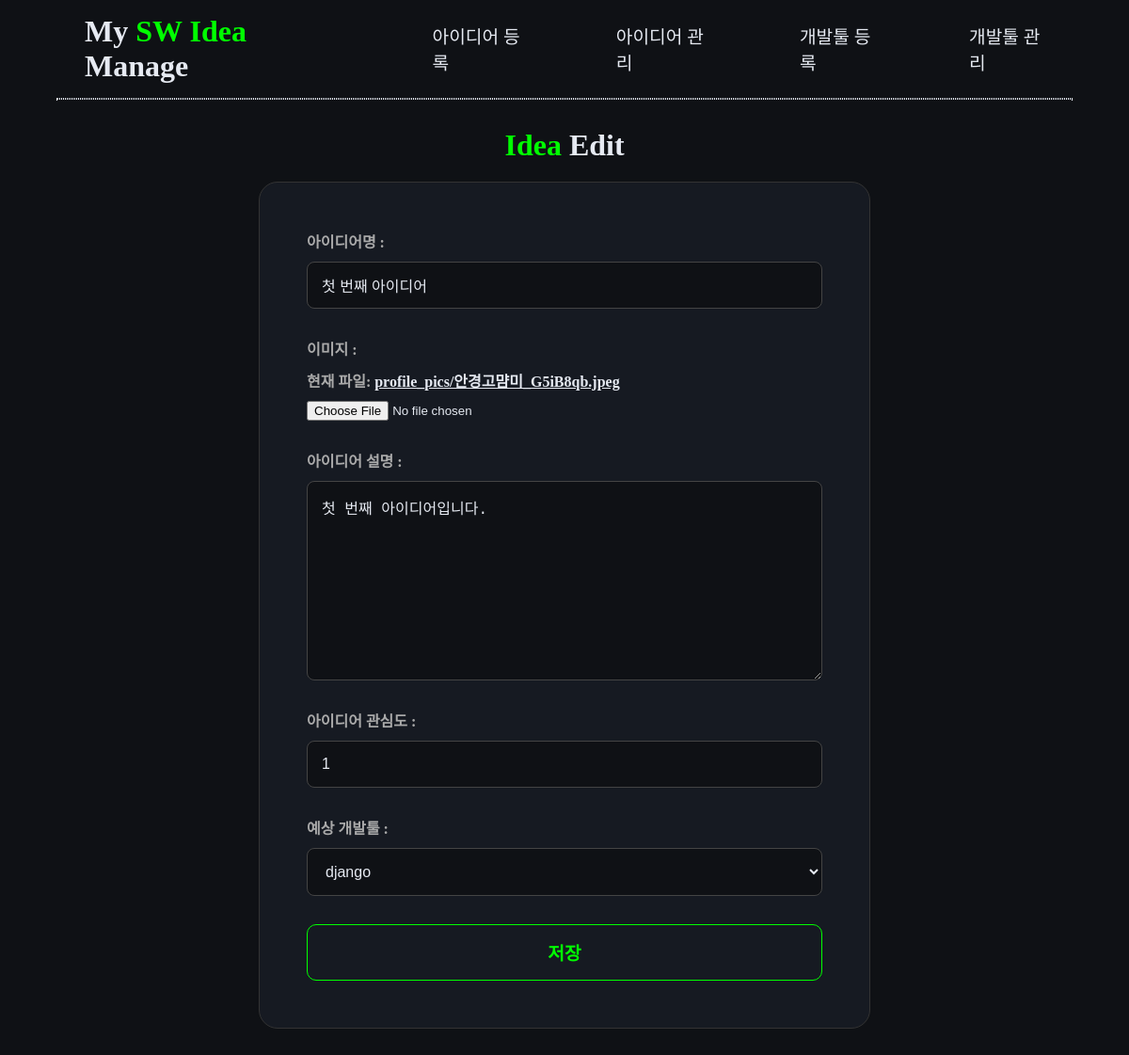
/1/update, run on the app's committed database.
### ideas/models.py (models this page shows)
class Idea(models.Model):
    title = models.CharField(max_length=30)
    image = models.ImageField(default='default.jpg', upload_to='profile_pics')
    content = models.TextField()
    interest = models.IntegerField()
    devtool = models.ForeignKey(DevTool, on_delete=models.CASCADE)

class DevTool(models.Model):
    name = models.CharField(max_length=100)
    kind = models.CharField(max_length=100)
    description = models.TextField()
    def __str__(self):
        return self.name

### ideas/views.py (the view, shortened to what this page needs)
# urls.py: path("<int:pk>/update", views.idea_update, name="idea_update"),
def idea_update(request, pk):
    idea = Idea.objects.get(id = pk)
    devtools = DevTool.objects.all()
    context = {
        "idea" : idea,
        "devtools": devtools
    }
    return render(request, "idea_update.html", context)

### ideas/templates/idea_update.html (shortened to what this page needs)
{% load static %} <!DOCTYPE html>
<html lang="ko">
	<head>
		<link
			rel="stylesheet"
			as="style"
			crossorigin
			href="https://cdn.jsdelivr.net/gh/orioncactus/pretendard@v1.3.8/dist/web/static/pretendard.css"
		/>
		<link rel="stylesheet" href="{% static 'css/reset.css' %}" />
		<link rel="stylesheet" href="{% static 'css/idea_update.css' %}" />
	</head>
	<body>
		<header>
			<h1>My <span>SW Idea</span> Manage</h1>
			<nav>
				<ul>
					<li>
						<a href="{% url 'ideas:idea_create' %}"
							>아이디어 등록</a
						>
					</li>
					<li>
						<a href="{% url 'ideas:idea_list' %}">아이디어 관리</a>
					</li>
					<li>
						<a href="{% url 'ideas:devtool_create' %}"
							>개발툴 등록</a
						>
					</li>
					<li>
						<a href="{% url 'ideas:devtool_list' %}">개발툴 관리</a>
					</li>
				</ul>
			</nav>
		</header>
		<hr />
        <main>
        <h2><span>Idea</span> Edit</h2>
		<form
			action="{% url 'ideas:idea_update' idea.id %}"
			method="post"
			enctype="multipart/form-data"
		>
			<p>아이디어명 :</p>
			<input name="title" value="{{idea.title}}" />
			<p>이미지 :</p>
			{% if idea.image %}
			<p>
				현재 파일:
				<a href="{{ idea.image.url }}">{{ idea.image.name }}</a>
			</p>
			{% endif %}
			<input type="file" name="image" accept="image/*" />
			<p>아이디어 설명 :</p>
			<textarea name="content" cols="30" rows="10">
{{ idea.content }}</textarea
			>
			<p>아이디어 관심도 :</p>
			<input
				type="number"
				name="interest"
				value="{{idea.interest}}"
				min="0"
				max="5"
				step="1"
			/>
			<p>예상 개발툴 :</p>
			<select name="devtool" value="{{idea.devtool}}">
				<option value="" disabled selected>{{idea.devtool}}</option>
			</select>
			<div>
				<input type="submit" value="저장" />
			</div>
		</form>
        </main>
	</body>
</html>

### ideas/static/css/idea_update.css (style rules this page uses)
main h2 { text-align: center; margin: 30px 0 20px 0; font-size: 2rem; background: transparent; }
form { max-width: 650px; margin: 0 auto 100px auto; background: #161A22; padding: 50px; border-radius: 20px; border: 1px solid #333; display: flex; flex-direction: column; }
form p { background: transparent; margin-bottom: 10px; font-weight: bold; color: #AAA; }
form input[name="title"], form input[type="number"], form textarea, form select { background: #0F1115; border: 1px solid #444; border-radius: 8px; padding: 15px; margin-bottom: 30px; font-size: 1rem; outline: none; transition: border-color 0.3s; }
form input[type="file"] { background: transparent; margin-bottom: 30px; }
form div { background: transparent; }
form input[type="submit"] { width: 100%; padding: 15px; background: transparent; border: 1px solid lime; color: lime; border-radius: 10px; font-size: 1.2rem; font-weight: bold; cursor: pointer; transition: 0.3s; }

### data on the page
Idea: title "첫 번째 아이디어", image.name "profile_pics/안경고먐미_G5iB8qb.jpeg", content "첫 번째 아이디어입니다.", interest "1", devtool "django"
